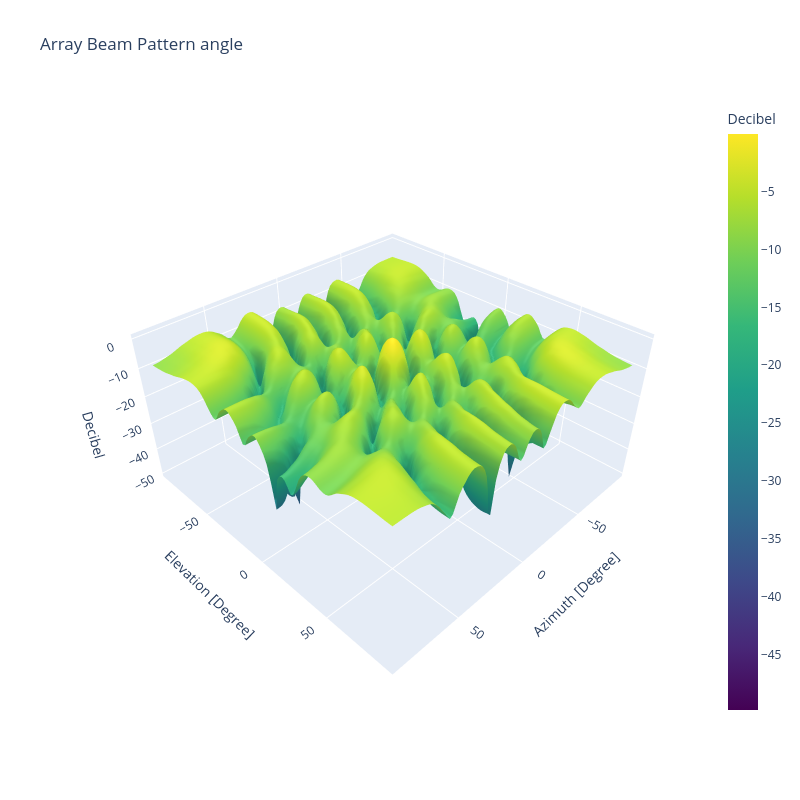

Here is the notebook cell this chart was saved with:
### Code cell
import datetime

import logging

# Mute the kaleido logger specifically
logging.getLogger("kaleido").setLevel(logging.ERROR)
# # 2. Define how many generations you want to evolve
num_generations = 5000

print("Starting optimization loop...\n")

for generation in range(1, num_generations + 1):
    # 3. Propagate the population to the next generation
    # Pass the function name without parentheses!
    pop.propagate(fitness_fn=calculate_genetic_health2)
    
    # 4. Optional: Inspect the best-performing organism of this generation
    best_organism = pop.organisms[0]
    
    # Let's say your fitness function is accessible or you want to see its score
    best_score = calculate_genetic_health2(best_organism, generation)

    print(f"Generation {generation}/{num_generations}: Best Fitness Score = {best_score:.8f}")

print("\nOptimization complete!")
# pop.organisms[0] now contains your ultimate optimized organism

### Figure 1 — Plotly figure (JSON) as saved in the notebook; plotly's stock layout.template omitted (floating-point values rounded to 4 significant figures; data arrays with more than 128 entries replaced by an {"elided": "..."} marker saying what was removed)
{"data": [{"colorbar": {"title": {"text": "Decibel"}}, "colorscale": [[0, "#440154"], [0.1111, "#482878"], [0.2222, "#3e4989"], [0.3333, "#31688e"], [0.4444, "#26828e"], [0.5556, "#1f9e89"], [0.6667, "#35b779"], [0.7778, "#6ece58"], [0.8889, "#b5de2b"], [1, "#fde725"]], "connectgaps": true, "type": "surface", "x": [-90.0, -88.18, -86.36, -84.55, -82.73, -80.91, -79.09, -77.27, -75.45, -73.64, -71.82, -70.0, -68.18, -66.36, -64.55, -62.73, -60.91, -59.09, -57.27, -55.45, -53.64, -51.82, -50.0, -48.18, -46.36, -44.55, -42.73, -40.91, -39.09, -37.27, -35.45, -33.64, -31.82, -30.0, -28.18, -26.36, -24.55, -22.73, -20.91, -19.09, -17.27, -15.45, -13.64, -11.82, -10.0, -8.182, -6.364, -4.545, -2.727, -0.9091, 0.9091, 2.727, 4.545, 6.364, 8.182, 10.0, 11.82, 13.64, 15.45, 17.27, 19.09, 20.91, 22.73, 24.55, 26.36, 28.18, 30.0, 31.82, 33.64, 35.45, 37.27, 39.09, 40.91, 42.73, 44.55, 46.36, 48.18, 50.0, 51.82, 53.64, 55.45, 57.27, 59.09, 60.91, 62.73, 64.55, 66.36, 68.18, 70.0, 71.82, 73.64, 75.45, 77.27, 79.09, 80.91, 82.73, 84.55, 86.36, 88.18, 90.0], "y": [-90.0, -88.18, -86.36, -84.55, -82.73, -80.91, -79.09, -77.27, -75.45, -73.64, -71.82, -70.0, -68.18, -66.36, -64.55, -62.73, -60.91, -59.09, -57.27, -55.45, -53.64, -51.82, -50.0, -48.18, -46.36, -44.55, -42.73, -40.91, -39.09, -37.27, -35.45, -33.64, -31.82, -30.0, -28.18, -26.36, -24.55, -22.73, -20.91, -19.09, -17.27, -15.45, -13.64, -11.82, -10.0, -8.182, -6.364, -4.545, -2.727, -0.9091, 0.9091, 2.727, 4.545, 6.364, 8.182, 10.0, 11.82, 13.64, 15.45, 17.27, 19.09, 20.91, 22.73, 24.55, 26.36, 28.18, 30.0, 31.82, 33.64, 35.45, 37.27, 39.09, 40.91, 42.73, 44.55, 46.36, 48.18, 50.0, 51.82, 53.64, 55.45, 57.27, 59.09, 60.91, 62.73, 64.55, 66.36, 68.18, 70.0, 71.82, 73.64, 75.45, 77.27, 79.09, 80.91, 82.73, 84.55, 86.36, 88.18, 90.0], "z": {"elided": "99x99 float values"}}], "layout": {"height": 800, "scene": {"aspectmode": "manual", "aspectratio": {"x": 1, "y": 1, "z": 0.5}, "xaxis": {"title": {"text": "Azimuth [Degree]"}}, "yaxis": {"title": {"text": "Elevation [Degree]"}}, "zaxis": {"title": {"text": "Decibel"}}}, "title": {"text": "Array Beam Pattern angle"}, "width": 800}}
